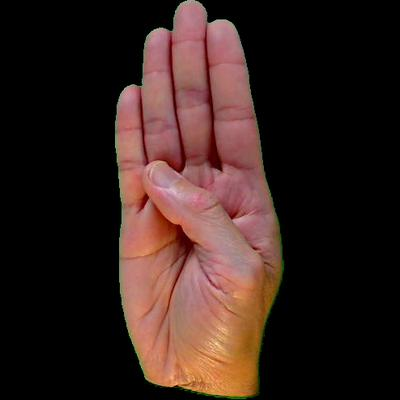
#> input picture 1.jpeg, 400 x 400 px
$ python -i image_preprocessing.py   (imports and definitions only)
#> lines starting #> are read from the running program, lines starting #| are printed output that depends on the picture; after the words box and inside, x2 and y2 are one past the last pixel; in counts of white or black regions, pixels touching at a corner belong together
# -*- coding: utf-8 -*-
"""
Created on Sat Jan 16 23:23:23 2021

@author: yash
"""

import cv2
minValue = 70
def processing(path):
#> called with path = '1.jpeg'
    frame = cv2.imread(path)
#> frame is the input picture: shape (400, 400, 3); mean B, G, R 29.5, 34, 53
    frame=cv2.flip(frame,1)
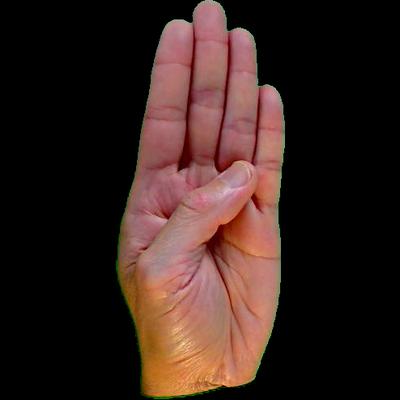
#> frame: shape (400, 400, 3); mean B, G, R 29.5, 34, 53

    gray = cv2.cvtColor(frame, cv2.COLOR_BGR2GRAY)
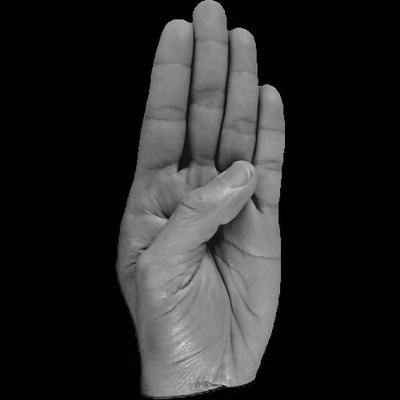
#> gray: shape (400, 400); min 0, max 221, mean 39.2
    blur = cv2.GaussianBlur(gray,(5,5),2)

    th3 = cv2.adaptiveThreshold(blur,255,cv2.ADAPTIVE_THRESH_GAUSSIAN_C,cv2.THRESH_BINARY_INV,11,2)
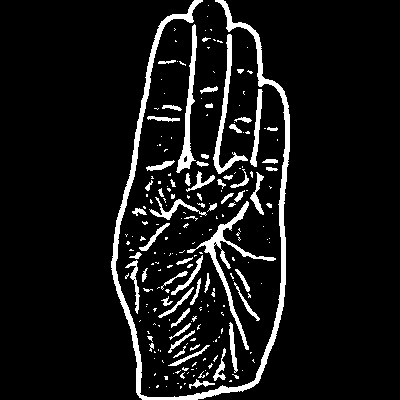
#> th3: shape (400, 400); 8.5% white; 223 white regions (159 under 20 px), largest, box (x1, y1, x2, y2) and area: (111, 0, 290, 400) 5038, (187, 201, 276, 350) 1221, (176, 24, 197, 173) 865
    ret, res = cv2.threshold(th3, minValue, 255, cv2.THRESH_BINARY_INV+cv2.THRESH_OTSU)
#> ret = 0

    return res

>>> result = processing('1.jpeg')
